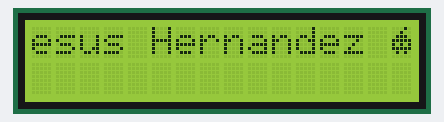
Bench run of a sketch on a simulated Arduino Uno, built with avr-gcc and run on an emulated ATmega328P. Parts: 16×2 character LCD.

Above: at 0.1 s.
At 4.6 s:
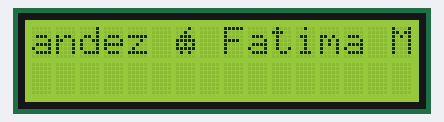
At 9.6 s:
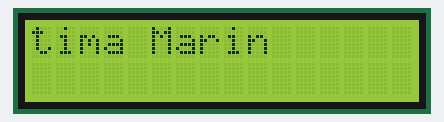
At 19.6 s:
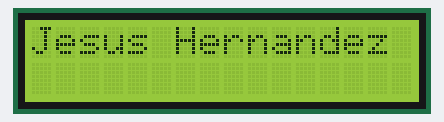
At 29.1 s:
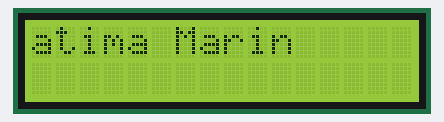
At 39.1 s:
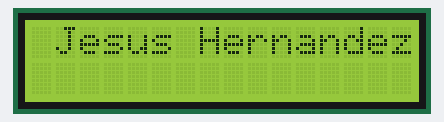

The sketch:

LCD.ino
```cpp
#include <LiquidCrystal.h>

LiquidCrystal lcd(2, 3, 4, 5, 6, 7);
byte caracter[8] = {
  B00010,
  B00100,
  B01110,
  B11111,
  B10101,
  B11111,
  B01010,
  B00000
};

void setup() {
  lcd.createChar(1, caracter);

  lcd.begin(16, 2);
  lcd.print("Jesus Hernandez ");
  lcd.write(byte(1));
  lcd.print(" Fatima Marin");
}

void loop() {
  lcd.scrollDisplayLeft();
  delay(500);
}
```

Measured:
- what the display in image 1 shows lasts 0.5 s, from 4.6 s to 5.1 s
